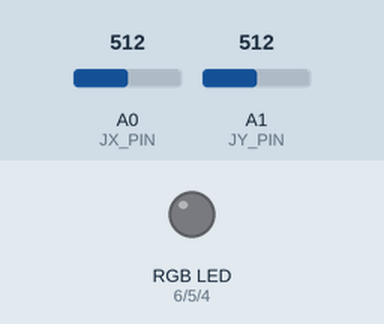
A program run on a simulated Arduino Nano, built with avr-gcc and run on an emulated ATmega328P. Parts: an RGB LED mixed from three pins (HIGH = lit). The inputs (shaded band) are chosen by the test bench; at power-on: A0 (JX_PIN) = 512, A1 (JY_PIN) = 512. Dim RGB values are drawn brighter than linear.

Above: at 1.2 s.
1.3 s: A0 (JX_PIN) set to 716
At 1.8 s:
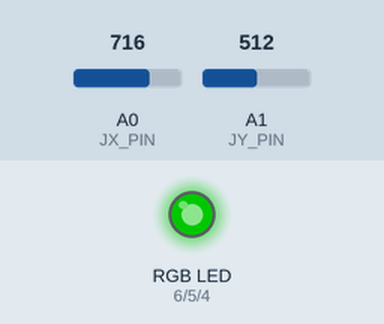
2.8 s: A1 (JY_PIN) set to 716
At 3.2 s:
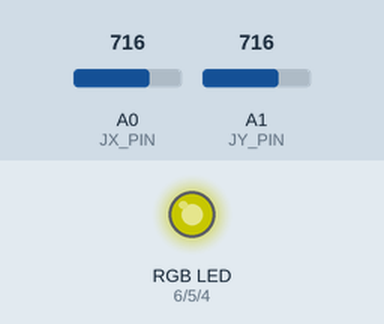
4.3 s: A0 (JX_PIN) set to 900
At 5.5 s:
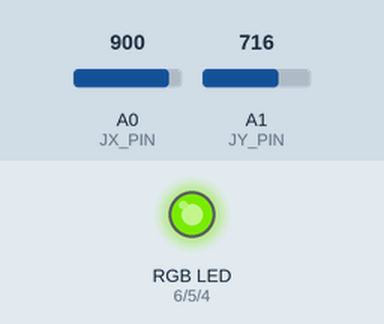
5.8 s: A1 (JY_PIN) set to 900
At 7.0 s:
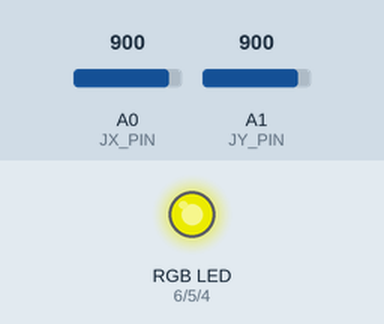
7.3 s: A0 (JX_PIN) set to 1023
At 8.3 s:
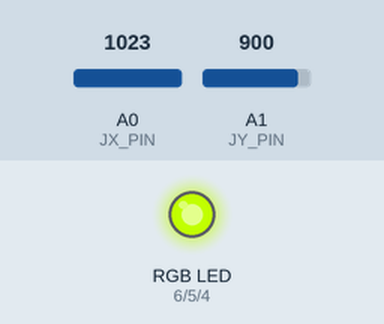
8.8 s: A1 (JY_PIN) set to 1023
At 9.7 s:
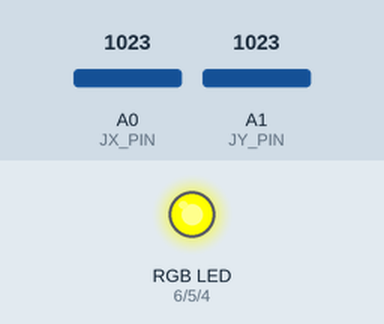
Timing chart, 0 to 11.3 s (numbered marks = the images above; inputs shaded):
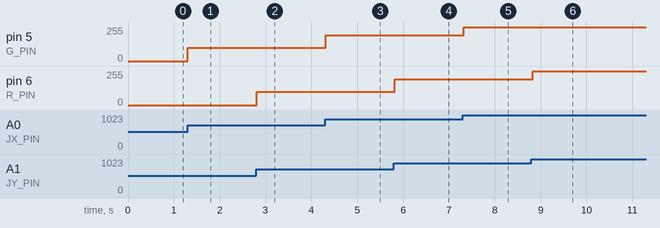

The program:

main.cpp
```cpp
#include <Arduino.h>

int R_PIN = 6; // Pin for the red portion of the LED
int G_PIN = 5; // Pin for the green portion of the LED
int B_PIN = 4; // Pin for the blue portion of the LED
int JX_PIN = A0; // Pin for the Joystick X Direction (Analog)
int JY_PIN = A1; // Pin for the Joystick Y Direction (Analog)

int joyX; // Variable to store the Joystick X reading
int joyY; // Variable to store the Joystick Y reading

// Setup the Arduino
void setup()
{
  pinMode(R_PIN, OUTPUT); // Set pin for red LED as output
  pinMode(G_PIN, OUTPUT); // Set pin for green LED as output
  pinMode(B_PIN, OUTPUT); // Set pin for blue LED as output
}

// This function will update the RGB LED when called
void setRGB(int rLed, int gLed, int bLed)
{
  analogWrite(R_PIN, rLed);
  analogWrite(G_PIN, gLed);
  analogWrite(B_PIN, bLed);
}

// This code will run infinitely
void loop()
{
  delay(100); // Delay 100ms to slow to 10 readings per second
  joyX = analogRead(JX_PIN); // Read the X position
  joyY = analogRead(JY_PIN); // Read the Y position

  // Define threshold and center value
  int centerValue = 512; // Center value for joystick
  int threshold = 10; // You can adjust this value

  // Initialize RGB values
  int rValue = 0;
  int gValue = 0;
  int bValue = 0;

  // Calculate the distance from the center
  int xDist = abs(joyX - centerValue);
  int yDist = abs(joyY - centerValue);

  // Map the distance to brightness (1-255)
  if (xDist > threshold) {
    int brightnessX = map(xDist, threshold, 512, 1, 255); // Map only when past the threshold
    if (joyX < centerValue) {
      bValue = brightnessX; // Left: Blue
    } else {
      gValue = brightnessX; // Right: Green
    }
  }

  if (yDist > threshold) {
    int brightnessY = map(yDist, threshold, 512, 1, 255); // Map only when past the threshold
    if (joyY > centerValue) {
      rValue = brightnessY; // Down: Red
    }
  }

  // Set the RGB LED
  setRGB(rValue, gValue, bValue);
}
```

Measured:
- after the input at 1.3 s, pin 5 (G_PIN): 0/255 → 99/255 at once
- after the input at 2.8 s, pin 6 (R_PIN): 0/255 → 99/255 at once
- after the input at 4.3 s, pin 5 (G_PIN): 99/255 → 192/255 at once
- after the input at 5.8 s, pin 6 (R_PIN): 99/255 → 192/255 at once
- after the input at 7.3 s, pin 5 (G_PIN): 192/255 → 254/255 at once
- after the input at 8.8 s, pin 6 (R_PIN): 192/255 → 254/255 at once
